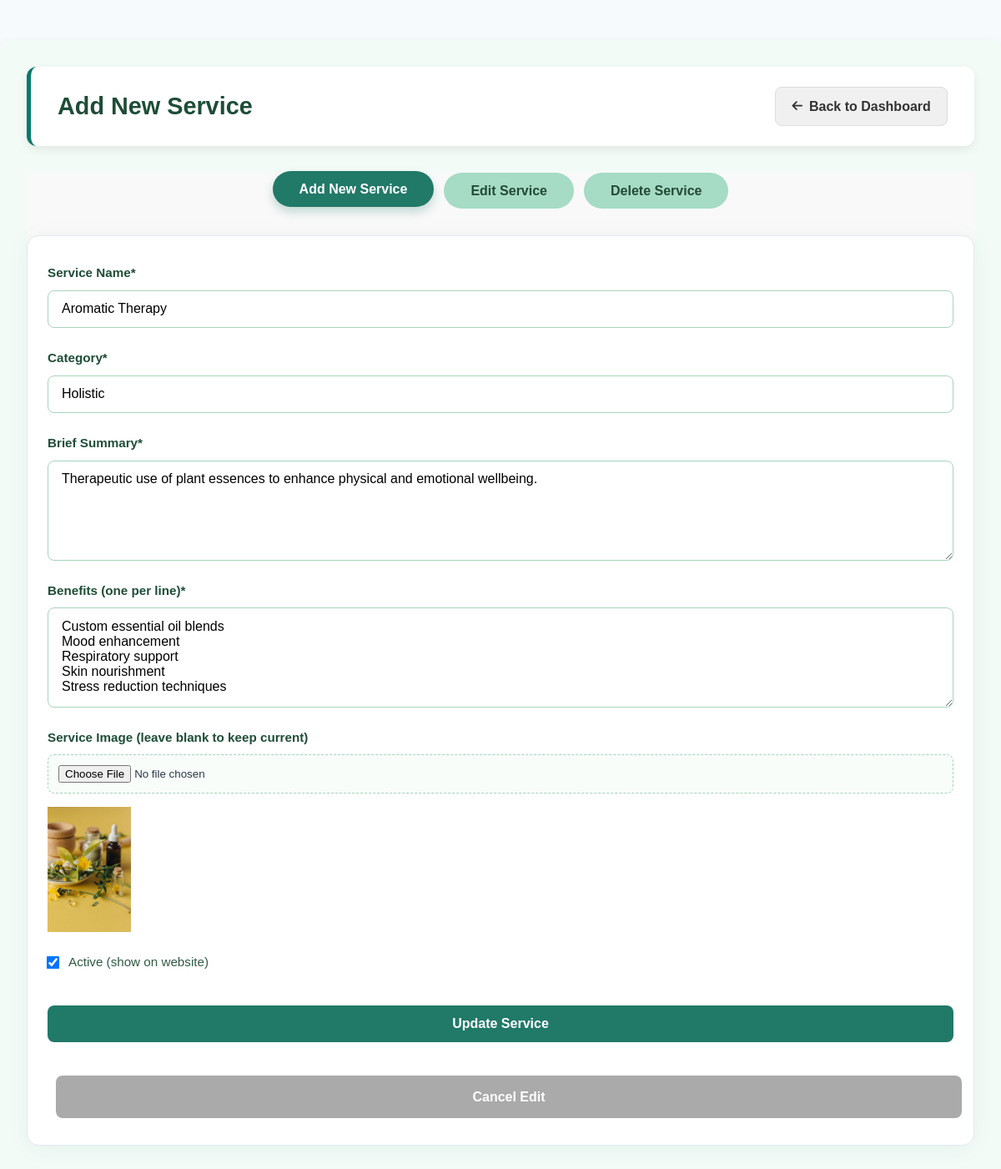
The page /php/updateservice.php?edit_id=5 on the database its author committed.
### tables this page shows
CREATE TABLE IF NOT EXISTS `services` (
  `id` int(11) NOT NULL AUTO_INCREMENT,
  `name` varchar(100) NOT NULL,
  `category` varchar(50) NOT NULL,
  `summary` text NOT NULL,
  `benefits` text NOT NULL,
  `image` varchar(255) NOT NULL,
  `booking_text` varchar(50) DEFAULT 'Book Session',
  `is_active` tinyint(1) DEFAULT 1,
  `created_at` timestamp NOT NULL DEFAULT current_timestamp(),
  PRIMARY KEY (`id`)
);

### php/updateservice.php (the view, shortened to what this page needs)
<?php
require_once('../php/dbconnect.php');
$id = $name = $category = $summary = $benefits = $image = '';
$is_active = 1;
$edit_mode = false;
if (isset($_GET['edit_id'])) {
    $edit_id = intval($_GET['edit_id']);
    $stmt = $conn->prepare("SELECT * FROM services WHERE id = ?");
    $stmt->bind_param("i", $edit_id);
    $stmt->execute();
    $result = $stmt->get_result();
    if ($row = $result->fetch_assoc()) {
        $name = $row['name'];
        $category = $row['category'];
        $summary = $row['summary'];
        $benefits = $row['benefits'];
        $image = $row['image'];
        $is_active = $row['is_active'];
        $edit_mode = true;
    }
}
$activeTab = $_GET['tab'] ?? 'add';
?>
<!DOCTYPE html>
<html lang="en">
<head>
    <link rel="stylesheet" href="../css/updateservice.css">
    <link rel="stylesheet" href="https://cdnjs.cloudflare.com/ajax/libs/font-awesome/6.5.0/css/all.min.css">
</head>
<body>
    <div class="admin-container">
        <header class="admin-header">
            <?php
                $headerTitle = 'Manage Services';
                if ($activeTab === 'add') {
                    $headerTitle = 'Add New Service';
                } elseif ($activeTab === 'edit') {
                    $headerTitle = $edit_mode ? 'Editing Service' : 'Edit Service';
                } elseif ($activeTab === 'delete') {
                    $headerTitle = 'Delete Service';
                }
            ?>
            <h1><?= $headerTitle ?></h1>
            <a href="../html/admin_dashboard.html" class="back-link"><i class="fas fa-arrow-left"></i> Back to Dashboard</a>
        </header>
        <main class="admin-main">
            <div class="tabs">
                <button data-tab="add" class="tab<?= $activeTab === 'add' ? ' active' : '' ?>">Add New Service</button>
                <button data-tab="edit" class="tab<?= $activeTab === 'edit' ? ' active' : '' ?>">Edit Service</button>
                <button data-tab="delete" class="tab<?= $activeTab === 'delete' ? ' active' : '' ?>">Delete Service</button>
            </div>
            <?php if ($activeTab === 'add'): ?>
            <div class="tab-content active" id="tab-content-add">
                <div class="admin-form-card">
                    <form action="updateservice.php?tab=add" method="POST" enctype="multipart/form-data" class="service-form">
                        <div class="form-group">
                            <label for="name">Service Name*</label>
                            <input type="text" id="name" name="name" value="<?= htmlspecialchars($name) ?>" required>
                        </div>
                        <div class="form-group">
                            <label for="category">Category*</label>
                            <input type="text" id="category" name="category" value="<?= htmlspecialchars($category) ?>" required>
                        </div>
                        <div class="form-group">
                            <label for="summary">Brief Summary*</label>
                            <textarea id="summary" name="summary" rows="3" required><?= htmlspecialchars($summary) ?></textarea>
                        </div>
                        <div class="form-group">
                            <label for="benefits">Benefits (one per line)*</label>
                            <textarea id="benefits" name="benefits" rows="5" required><?= htmlspecialchars($benefits) ?></textarea>
                        </div>
                        <div class="form-group">
                            <label for="image">Service Image<?= $edit_mode ? ' (leave blank to keep current)' : '*' ?></label>
                            <input type="file" id="image" name="image" accept="image/*" <?= $edit_mode ? '' : 'required' ?> >
                            <?php if ($edit_mode && $image): ?>
                                <img src="../images/services/<?= htmlspecialchars($image) ?>" alt="Current Image" style="max-width:100px;margin-top:8px;">
                            <?php endif; ?>
                        </div>
                        <div class="form-group checkbox-group">
                            <input type="checkbox" id="is_active" name="is_active" value="1" <?= $is_active ? 'checked' : '' ?>>
                            <label for="is_active">Active (show on website)</label>
                        </div>
                        <button type="submit" class="submit-btn"><?= $edit_mode ? 'Update Service' : 'Add Service' ?></button>
                        <?php if ($edit_mode): ?>
                            <a href="updateservice.php" class="submit-btn" style="background:#aaa;margin-left:10px;">Cancel Edit</a>
                        <?php endif; ?>
                    </form>
                </div>
            </div>
            <?php endif; ?>
        </main>
    </div>
</body>
</html>

### css/updateservice.css (style rules this page uses)
* { margin: 0; padding: 0; box-sizing: border-box; }
body { margin: 0; font-family: 'Trebuchet MS', sans-serif; background-color: #f7fafc; color: #2d3748; line-height: 1.6; }
h1, h2, h3 { font-family: 'Trebuchet MS', sans-serif; color: #1e4d37; }
.admin-container { max-width: 1200px; margin: 3rem auto; background: #f3fbf7; padding: 2rem; border-radius: 12px; box-shadow: 0 8px 16px rgba(0,0,0,0.1); }
.admin-header { display: flex; justify-content: space-between; align-items: center; padding: 1.5rem 2rem; background-color: #fff; border-radius: 12px; box-shadow: 0 4px 12px rgba(0,0,0,0.08); margin-bottom: 2rem; border-left: 5px solid #00796b; }
.admin-header h1 { font-size: 1.8rem; color: #1e4d37; margin: 0; }
.back-link { display: inline-flex; align-items: center; gap: 0.5rem; background-color: #f0f0f0; color: #333; padding: 0.6rem 1.2rem; border-radius: 8px; text-decoration: none; font-weight: 600; transition: all 0.3s ease; border: 1px solid #ddd; }
.back-link i { font-size: 0.9rem; }
.service-form { display: grid; gap: 1.5rem; }
.form-group { display: flex; flex-direction: column; gap: 0.5rem; }
.form-group label { font-weight: 600; color: #1e4d37; font-size: 0.95rem; }
.form-group input[type="text"], .form-group select, .form-group textarea { padding: 0.8rem 1rem; border: 1px solid #a9d3bd; border-radius: 8px; font-size: 1rem; transition: all 0.3s; font-family: 'Trebuchet MS', sans-serif; }
.form-group textarea { min-height: 120px; resize: vertical; }
.form-group input[type="file"] { padding: 0.75rem; border: 1px dashed #a9d3bd; border-radius: 8px; background: #f8fdfa; transition: all 0.3s; }
.checkbox-group { flex-direction: row; align-items: center; gap: 0.75rem; }
.checkbox-group input[type="checkbox"] { width: auto; transform: scale(1.2); }
.checkbox-group label { font-weight: normal; color: #305a43; }
.submit-btn { width: 100%; padding: 0.8rem; background-color: #217968; color: white; border: none; border-radius: 8px; font-size: 1rem; font-weight: 600; cursor: pointer; transition: all 0.3s; margin-top: 1rem; font-family: 'Trebuchet MS', sans-serif; text-decoration: none; display: inline-block; text-align: center; }
.admin-form-card, .admin-list-card { background: #fff; border-radius: 14px; box-shadow: 0 4px 24px rgba(33,121,104,0.07); padding: 2rem 1.5rem; margin-bottom: 2.5rem; border: 1px solid #e2e8f0; max-width: 1200px; margin-left: auto; margin-right: auto; }
.admin-main { padding: 0; background-color: #f9f9f9; }
.tabs { display: flex; justify-content: center; margin-bottom: 2rem; gap: 0.75rem; }
.tabs .tab { appearance: none; -webkit-appearance: none; margin: 0; padding: 0.8rem 2rem !important; border: none !important; border-radius: 30px !important; background: #a6dbc6 !important; color: #244b35 !important; font-weight: 600 !important; cursor: pointer !important; transition: all 0.3s ease !important; font-size: 1rem !important; font-family: 'Trebuchet MS', sans-serif !important; text-align: center !important; }
.tabs .tab.active { background: #217968 !important; color: white !important; transform: translateY(-2px) !important; box-shadow: 0 6px 12px rgba(33, 121, 104, 0.25) !important; }
.tab-content { display: none; }
.tab-content.active { display: block; animation: fadeIn 0.5s ease-in-out; }

### rows shown on the page
services: name "Aromatic Therapy", category "Holistic", summary "Therapeutic use of plant essences to enhance physical and emotional wellbeing.", benefits "Custom essential oil blends Mood enhancement Respiratory support Skin nourishment Stress reduction techniques", image (picture), is_active "☑"

### other values the page prints
$headerTitle "Add New Service"
